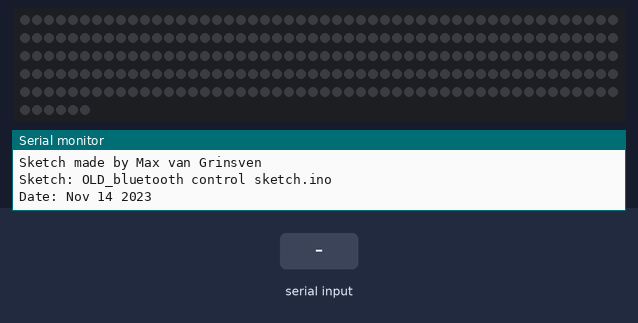
Recording of a sketch running on a simulated Arduino Uno, built with avr-gcc and run on an emulated ATmega328P. Shown: 256 RGB LEDs in strip order, left to right, continuing on the next row, the last lines printed to the serial monitor. The test bench sets the inputs (shaded band). Dim RGB values are drawn brighter than linear.

Above: at 2.2 s.
2.3 s: byte 2 (2) received over Serial
5.3 s: byte 3 (3) received over Serial
At 6.3 s:
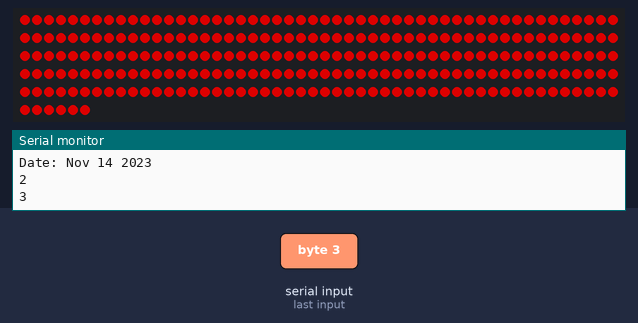
6.8 s: byte 4 (4) received over Serial
At 8.0 s:
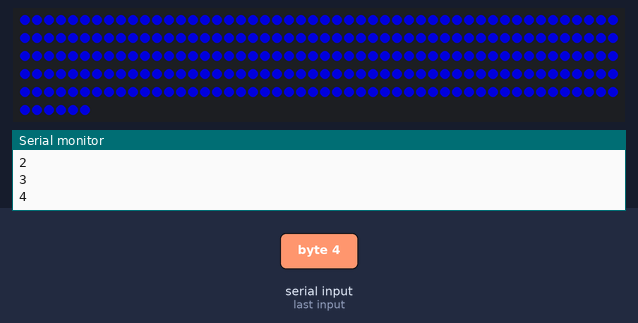
8.3 s: byte 2 (2) received over Serial
11.3 s: "1" received over Serial
At 12.3 s:
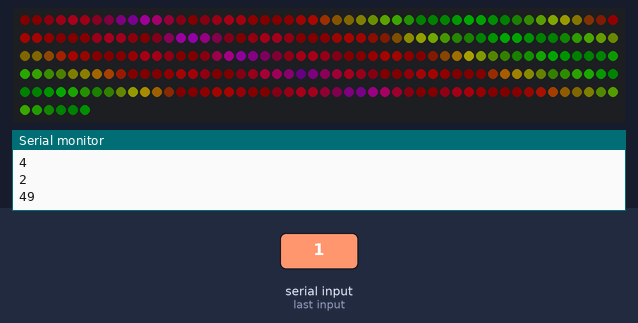
12.8 s: "0" received over Serial
Timing chart, 0 to 15.3 s (numbered marks = the images above; inputs shaded):
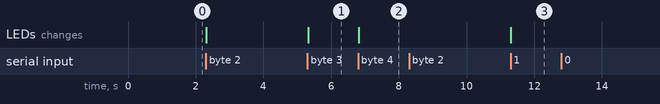

The sketch:

OLD_bluetooth_control_sketch.ino
```cpp
//This is an old sketch, will upload the updated one(for example with brightness adjustments) when I get to it.

#include "FastLED.h"
//A bunch of variables
#define DATA_PIN    6
#define LED_TYPE    WS2812B
#define COLOR_ORDER GRB
#define NUM_LEDS    256
#define MAXBRIGHTNESS 150
CRGB leds[NUM_LEDS];
#define SECONDS_PER_PALETTE 15
int state = 0;
void setup() {
  delay(1000);
  FastLED.addLeds<LED_TYPE, DATA_PIN, COLOR_ORDER>(leds, NUM_LEDS).setDither(MAXBRIGHTNESS < 255);
  FastLED.setBrightness(MAXBRIGHTNESS);
  Serial.begin(9600); // Needed in order to use Bluetooth(mobile app), and for debug info
  debugInfo();
}
//for the pallets from the fastled library
extern const TProgmemRGBGradientPalettePtr gGradientPalettes[];
extern const uint8_t gGradientPaletteCount;
uint8_t gCurrentPaletteNumber = 0;
CRGBPalette16 gCurrentPalette( CRGB::Black);
CRGBPalette16 gTargetPalette( gGradientPalettes[0] );


void loop(){
  //Check if there is data
  SerialCheck();
//if the loop gets here, we have data YEAHHHH
  if(state == 1){
    fill_solid(leds, NUM_LEDS, CRGB::Black);
    FastLED.show();
    SerialCheck();
  }
  while(state == 2){
  FastLED.clear(); //turn off all the LEDs
      EVERY_N_SECONDS( SECONDS_PER_PALETTE ) {
        gCurrentPaletteNumber = addmod8( gCurrentPaletteNumber, 1, gGradientPaletteCount);
        gTargetPalette = gGradientPalettes[ gCurrentPaletteNumber ];
      }

      EVERY_N_MILLISECONDS(40) {
        nblendPaletteTowardPalette( gCurrentPalette, gTargetPalette, 16);
      }
      colorwaves( leds, NUM_LEDS, gCurrentPalette);
      FastLED.show();
      //Here you can adjust the brightness
      SerialCheck();
  }
  if(state == 3){
    fill_solid(leds, NUM_LEDS, CRGB::Red);
    FastLED.show();
    SerialCheck();
  }
  if(state == 4){
    fill_solid(leds, NUM_LEDS, CRGB::Blue);
    FastLED.show();
    SerialCheck();
  }
  if(state == 8){ //Here comes brightness.

  }
}

//Check if there is Serial data comming from the Bluetooth Module, if so store that data in the state variable.
void SerialCheck(){
  if(Serial.available() > 0){
    state = Serial.read();
    Serial.println(state);
  }
}

void debugInfo(){
  Serial.println("Sketch made by Max van Grinsven");
  Serial.print("Sketch: ");
  Serial.println(__FILE__);
  Serial.print("Date: ");
  Serial.println(__DATE__);
}
```

pallet.ino
```cpp
// This function draws color waves with an ever-changing,
// widely-varying set of parameters, using a color palette.
void colorwaves( CRGB* ledarray, uint16_t numleds, CRGBPalette16& palette)
{
  static uint16_t sPseudotime = 0;
  static uint16_t sLastMillis = 0;
  static uint16_t sHue16 = 0;

  uint8_t sat8 = beatsin88( 87, 220, 250);
  uint8_t brightdepth = beatsin88( 341, 96, 224);
  uint16_t brightnessthetainc16 = beatsin88( 203, (25 * 256), (40 * 256));
  uint8_t msmultiplier = beatsin88(147, 23, 60);

  uint16_t hue16 = sHue16;//gHue * 256;
  uint16_t hueinc16 = beatsin88(113, 300, 1500);

  uint16_t ms = millis();
  uint16_t deltams = ms - sLastMillis ;
  sLastMillis  = ms;
  sPseudotime += deltams * msmultiplier;
  sHue16 += deltams * beatsin88( 400, 5,9);
  uint16_t brightnesstheta16 = sPseudotime;

  for( uint16_t i = 0 ; i < numleds; i++) {
    hue16 += hueinc16;
    uint8_t hue8 = hue16 / 256;
    uint16_t h16_128 = hue16 >> 7;
    if( h16_128 & 0x100) {
      hue8 = 255 - (h16_128 >> 1);
    } else {
      hue8 = h16_128 >> 1;
    }

    brightnesstheta16  += brightnessthetainc16;
    uint16_t b16 = sin16( brightnesstheta16  ) + 32768;

    uint16_t bri16 = (uint32_t)((uint32_t)b16 * (uint32_t)b16) / 65536;
    uint8_t bri8 = (uint32_t)(((uint32_t)bri16) * brightdepth) / 65536;
    bri8 += (255 - brightdepth);

    uint8_t index = hue8;
    //index = triwave8( index);
    index = scale8( index, 240);

    CRGB newcolor = ColorFromPalette( palette, index, bri8);

    uint16_t pixelnumber = i;
    pixelnumber = (numleds-1) - pixelnumber;

    nblend( ledarray[pixelnumber], newcolor, 128);
  }
}

void palettetest( CRGB* ledarray, uint16_t numleds, const CRGBPalette16& gCurrentPalette)
{
  static uint8_t startindex = 0;
  startindex--;
  fill_palette( ledarray, numleds, startindex, (256 / NUM_LEDS) + 1, gCurrentPalette, 255, LINEARBLEND);
}


// Gradient Color Palette definitions for 33 different cpt-city color palettes.
//    956 bytes of PROGMEM for all of the palettes together,
//   +618 bytes of PROGMEM for gradient palette code (AVR).
//  1,494 bytes total for all 34 color palettes and associated code.

// Gradient palette "ib_jul01_gp", originally from
// http://soliton.vm.bytemark.co.uk/pub/cpt-city/ing/xmas/tn/ib_jul01.png.index.html
// converted for FastLED with gammas (2.6, 2.2, 2.5)
// Size: 16 bytes of program space.

DEFINE_GRADIENT_PALETTE( ib_jul01_gp ) {
    0, 194,  1,  1,
   94,   1, 29, 18,
  132,  57,131, 28,
  255, 113,  1,  1};

DEFINE_GRADIENT_PALETTE( girlcat_gp ) {
    0, 173,229, 51,
   73, 139,199, 45,
  140,  46,176, 37,
  204,   7, 88,  5,
  255,   0, 24,  0};

DEFINE_GRADIENT_PALETTE( bhw1_sunconure_gp ) {
    0,  20,223, 13,
  160, 232, 65,  1,
  252, 232,  5,  1,
  255, 232,  5,  1};

DEFINE_GRADIENT_PALETTE( bhw1_purplered_gp ) {
    0, 255,  0,  0,
  255, 107,  1,205};

DEFINE_GRADIENT_PALETTE( rainbow_gp ) {
    0, 126,  1,142,
   25, 171,  1, 26,
   48, 224,  9,  1,
   71, 237,138,  1,
   94,  52,173,  1,
  117,   1,201,  1,
  140,   1,211, 54,
  163,   1,124,168,
  186,   1,  8,149,
  209,  12,  1,151,
  232,  12,  1,151,
  255, 171,  1,190 };

DEFINE_GRADIENT_PALETTE( autumnrose_gp ) {
    0,  71,  3,  1,
   45, 128,  5,  2,
   84, 186, 11,  3,
  127, 215, 27,  8,
  153, 224, 69, 13,
  188, 229, 84,  6,
  226, 242,135, 17,
  255, 247,161, 79};

DEFINE_GRADIENT_PALETTE( aquamarinemermaid_gp ) {
    0,  23,  4, 32,
   63,  98, 31, 52,
  127, 224,138, 24,
  191,   7, 55,164,
  255,  23,  4, 32};
// Gradient palette "titannightfall_gp", originally from
// http://soliton.vm.bytemark.co.uk/pub/cpt-city/rc/tn/titannightfall.png.index.html
// converted for FastLED with gammas (2.6, 2.2, 2.5)
// Size: 28 bytes of program space.

DEFINE_GRADIENT_PALETTE( titannightfall_gp ) {
    0, 173, 72,109,
   28, 112, 33, 68,
   51,  72, 19, 67,
  127,   2,  1, 33,
  204,  72, 19, 67,
  229, 112, 33, 68,
  255, 173, 72,109};
// Gradient palette "ib33_gp", originally from
// http://soliton.vm.bytemark.co.uk/pub/cpt-city/ing/general/tn/ib33.png.index.html
// converted for FastLED with gammas (2.6, 2.2, 2.5)
// Size: 32 bytes of program space.

DEFINE_GRADIENT_PALETTE( ib33_gp ) {
    0, 112,  0,  7,
   12, 123,  0, 10,
   25, 133,  0, 14,
   35,  51,  0,  1,
  124, 215,  0, 23,
  201,  68,  0, 10,
  209, 232,  0, 48,
  255,  35,  0,  1};
// Gradient palette "ib_jul22_gp", originally from
// http://soliton.vm.bytemark.co.uk/pub/cpt-city/ing/xmas/tn/ib_jul22.png.index.html
// converted for FastLED with gammas (2.6, 2.2, 2.5)
// Size: 32 bytes of program space.

DEFINE_GRADIENT_PALETTE( ib_jul22_gp ) {
    0, 255,  3,  1,
   69, 247, 55, 31,
   99, 237,184,153,
  140,   6, 33,  1,
  146,  12, 42,  1,
  163,  21, 54,  1,
  234,  14, 36,  1,
  255,  14, 36,  1};
// Gradient palette "German_flag_smooth_gp", originally from
// http://soliton.vm.bytemark.co.uk/pub/cpt-city/ggr/tn/German_flag_smooth.png.index.html
// converted for FastLED with gammas (2.6, 2.2, 2.5)
// Size: 20 bytes of program space.

DEFINE_GRADIENT_PALETTE( German_flag_smooth_gp ) {
    0,   0,  0,  0,
   63,  42,  0,  0,
  127, 255,  0,  0,
  191, 255, 55,  0,
  255, 255,255,  0};
// Gradient palette "bhw4_007_gp", originally from
// http://soliton.vm.bytemark.co.uk/pub/cpt-city/bhw/bhw4/tn/bhw4_007.png.index.html
// converted for FastLED with gammas (2.6, 2.2, 2.5)
// Size: 20 bytes of program space.

DEFINE_GRADIENT_PALETTE( bhw4_007_gp ) {
    0,  94, 82, 95,
   53, 171, 77, 37,
  124, 229, 37, 40,
  165, 217, 93, 35,
  255, 173,  6,  4};
// Gradient palette "bhw2_50_gp", originally from
// http://soliton.vm.bytemark.co.uk/pub/cpt-city/bhw/bhw2/tn/bhw2_50.png.index.html
// converted for FastLED with gammas (2.6, 2.2, 2.5)
// Size: 20 bytes of program space.

DEFINE_GRADIENT_PALETTE( bhw2_50_gp ) {
    0,   8,  2, 23,
   84,  47,  7,102,
  138,  16, 46,147,
  173,   2,127,203,
  255,   1,  7, 11};
// Gradient palette "bhw2_22_gp", originally from
// http://soliton.vm.bytemark.co.uk/pub/cpt-city/bhw/bhw2/tn/bhw2_22.png.index.html
// converted for FastLED with gammas (2.6, 2.2, 2.5)
// Size: 20 bytes of program space.

DEFINE_GRADIENT_PALETTE( bhw2_22_gp ) {
    0,   0,  0,  0,
   99, 227,  1,  1,
  130, 249,199, 95,
  155, 227,  1,  1,
  255,   0,  0,  0};
// Gradient palette "bhw3_02_gp", originally from
// http://soliton.vm.bytemark.co.uk/pub/cpt-city/bhw/bhw3/tn/bhw3_02.png.index.html
// converted for FastLED with gammas (2.6, 2.2, 2.5)
// Size: 24 bytes of program space.

// Gradient palette "bhw3_61_gp", originally from
// http://soliton.vm.bytemark.co.uk/pub/cpt-city/bhw/bhw3/tn/bhw3_61.png.index.html
// converted for FastLED with gammas (2.6, 2.2, 2.5)
// Size: 24 bytes of program space.

DEFINE_GRADIENT_PALETTE( bhw3_61_gp ) {
    0,  14,  1, 27,
   48,  17,  1, 88,
  104,   1, 88,156,
  160,   1, 54, 42,
  219,   9,235, 52,
  255, 139,235,233};
// Gradient palette "bhw3_32_gp", originally from
// http://soliton.vm.bytemark.co.uk/pub/cpt-city/bhw/bhw3/tn/bhw3_32.png.index.html
// converted for FastLED with gammas (2.6, 2.2, 2.5)
// Size: 52 bytes of program space.

DEFINE_GRADIENT_PALETTE( bhw3_32_gp ) {
    0, 234,231,  1,
   15, 171, 43,  6,
   40, 121,  0,  0,
   53,  95,  1, 29,
   71,  73,  1,168,
   94,  38, 63,221,
  109, 115, 51,221,
  127,  38, 63,221,
  147,  73,  1,168,
  181, 203, 28,  1,
  193, 155, 16, 11,
  216,  73,  1,168,
  255,   1,  4, 29};
// Gradient palette "bhw3_13_gp", originally from
// http://soliton.vm.bytemark.co.uk/pub/cpt-city/bhw/bhw3/tn/bhw3_13.png.index.html
// converted for FastLED with gammas (2.6, 2.2, 2.5)
// Size: 24 bytes of program space.

DEFINE_GRADIENT_PALETTE( bhw3_13_gp ) {
    0,   3,  6, 72,
   38,  12, 50,188,
  109, 217, 35,  1,
  135, 242,175, 12,
  178, 161, 32, 87,
  255,  24,  6,108};
// Gradient palette "bhw3_02_gp", originally from
// http://soliton.vm.bytemark.co.uk/pub/cpt-city/bhw/bhw3/tn/bhw3_02.png.index.html
// converted for FastLED with gammas (2.6, 2.2, 2.5)
// Size: 24 bytes of program space.

DEFINE_GRADIENT_PALETTE( bhw3_02_gp ) {
    0, 121,  1,  1,
   63, 255, 57,  1,
  112, 255, 79, 25,
  145, 255, 79, 25,
  188, 244,146,  3,
  255, 115, 14,  1};
// Gradient palette "bhw1_justducky_gp", originally from
// http://soliton.vm.bytemark.co.uk/pub/cpt-city/bhw/bhw1/tn/bhw1_justducky.png.index.html
// converted for FastLED with gammas (2.6, 2.2, 2.5)
// Size: 16 bytes of program space.

DEFINE_GRADIENT_PALETTE( bhw1_justducky_gp ) {
    0,  47, 28,  2,
   76, 229, 73,  1,
  163, 255,255,  0,
  255, 229, 73,  1};
// Gradient palette "bhw1_greeny_gp", originally from
// http://soliton.vm.bytemark.co.uk/pub/cpt-city/bhw/bhw1/tn/bhw1_greeny.png.index.html
// converted for FastLED with gammas (2.6, 2.2, 2.5)
// Size: 20 bytes of program space.

DEFINE_GRADIENT_PALETTE( bhw1_greeny_gp ) {
    0,   0,  0,  0,
   39,   7, 55,  8,
   99,  42,255, 45,
  153,   7, 55,  8,
  255,   0,  0,  0};
// Gradient palette "winter_gp", originally from
// http://soliton.vm.bytemark.co.uk/pub/cpt-city/h5/tn/winter.png.index.html
// converted for FastLED with gammas (2.6, 2.2, 2.5)
// Size: 8 bytes of program space.

DEFINE_GRADIENT_PALETTE( winter_gp ) {
    0,   0,  0,255,
  255,   0,255, 44};
// Gradient palette "cool_gp", originally from
// http://soliton.vm.bytemark.co.uk/pub/cpt-city/h5/tn/cool.png.index.html
// converted for FastLED with gammas (2.6, 2.2, 2.5)
// Size: 8 bytes of program space.

DEFINE_GRADIENT_PALETTE( cool_gp ) {
    0,   0,255,255,
  255, 255,  0,255};

const TProgmemRGBGradientPalettePtr gGradientPalettes[] = {
rainbow_gp,
bhw1_sunconure_gp,
bhw1_purplered_gp,
girlcat_gp,
titannightfall_gp,
ib33_gp,
ib_jul22_gp,
bhw4_007_gp,
bhw2_50_gp,
bhw2_22_gp,
bhw3_02_gp,
bhw3_61_gp,
bhw3_32_gp,
bhw3_13_gp,
bhw1_justducky_gp,
bhw1_greeny_gp,
winter_gp,
cool_gp
 };

const uint8_t gGradientPaletteCount =
  sizeof( gGradientPalettes) / sizeof( TProgmemRGBGradientPalettePtr );
```

Measured:
- after the input at 5.3 s, the LEDs: change at once (image 1)
- after the input at 6.8 s, the LEDs: change at once (image 2)
- after the input at 11.3 s, the LEDs: change at once (image 3)
